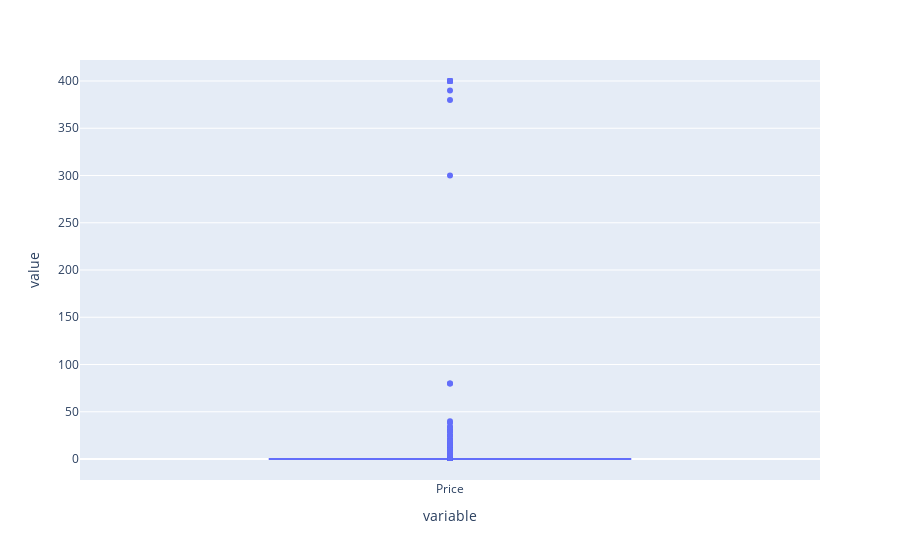

Source (notebook cell):
### Code cell
px.box(dt['Price'])

### Figure 1 — Plotly figure (JSON) as saved in the notebook; plotly's stock layout.template omitted (floating-point values rounded to 4 significant figures; data arrays with more than 128 entries replaced by an {"elided": "..."} marker saying what was removed)
{"data": [{"alignmentgroup": "True", "hovertemplate": "variable=%{x}<br>value=%{y}<extra></extra>", "legendgroup": "", "marker": {"color": "#636efa"}, "name": "", "notched": false, "offsetgroup": "", "orientation": "v", "showlegend": false, "type": "box", "x": {"elided": "7723 str values"}, "x0": " ", "xaxis": "x", "y": {"elided": "7723 float values"}, "y0": " ", "yaxis": "y"}], "layout": {"boxmode": "group", "legend": {"tracegroupgap": 0}, "margin": {"t": 60}, "xaxis": {"anchor": "y", "domain": [0, 1], "title": {"text": "variable"}}, "yaxis": {"anchor": "x", "domain": [0, 1], "title": {"text": "value"}}}}
